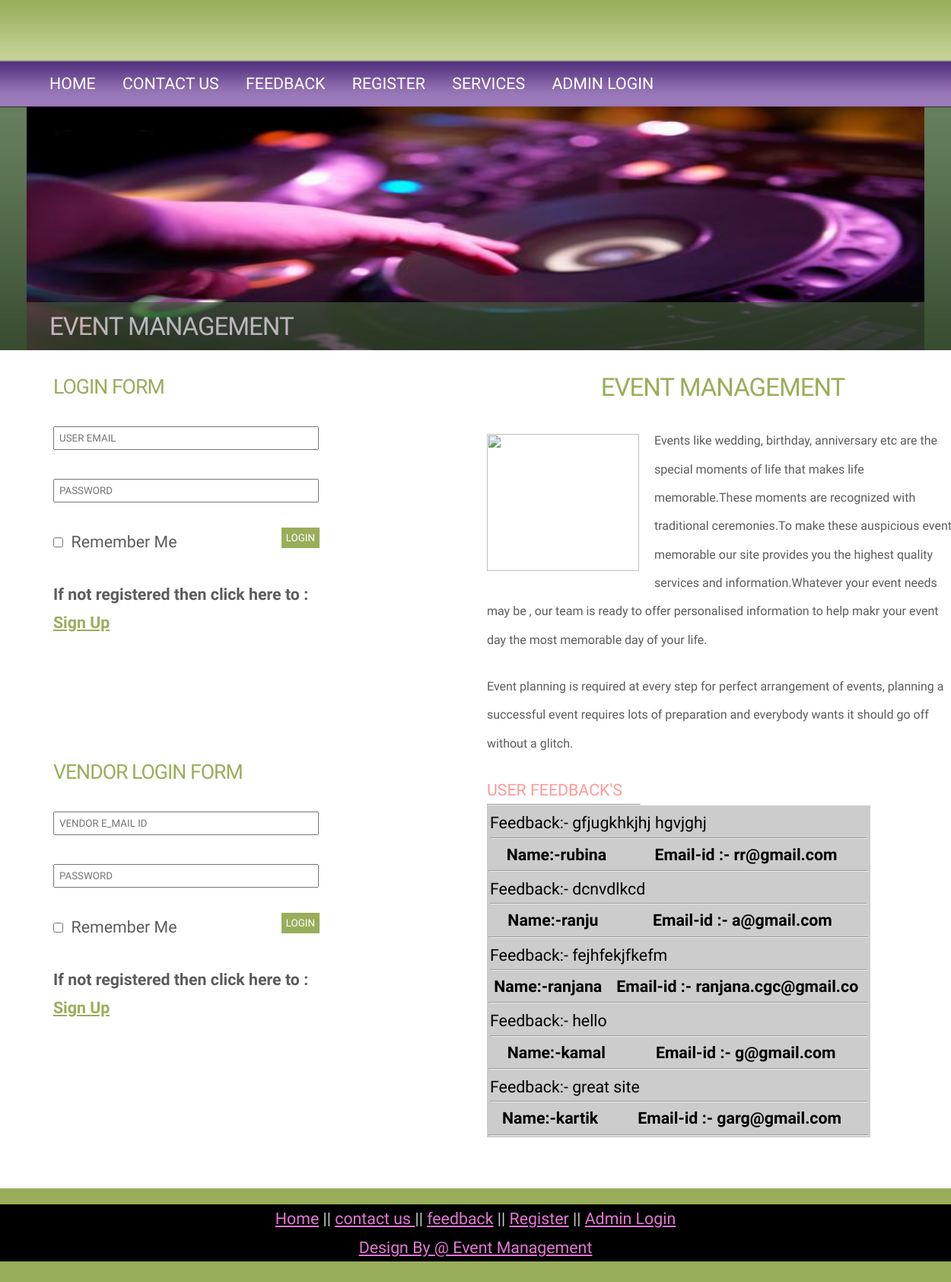
The app's page /home.php with its own data.
### tables this page shows
CREATE TABLE IF NOT EXISTS `feedback` (
  `name` varchar(20) NOT NULL,
  `email` varchar(20) NOT NULL,
  `type` varchar(20) NOT NULL,
  `comments` varchar(20) NOT NULL,
  `id` int(30) NOT NULL AUTO_INCREMENT,
  PRIMARY KEY (`id`)
);

### home.php (the view, shortened to what this page needs)
<!DOCTYPE html PUBLIC "-//W3C//DTD XHTML 1.0 Strict//EN" "http://www.w3.org/TR/xhtml1/DTD/xhtml1-strict.dtd">
<html xmlns="http://www.w3.org/1999/xhtml">
	<head>
		<link rel="stylesheet" type="text/css" href="css/sliderman.css" />
		<link rel="stylesheet" type="text/css" href="style.css" />
	</head>
	<body>
		<div id="outer">
			<div id="header">
				<div id="nav">
					<ul>
						<li class="first active">
							<a href="home.php">Home</a>
						</li>
						<li>
							<a href="mail.php">contact us	</a>
						</li>
						<li><a href="feedback.php">feedback</a>
						</li>
						<li class="last">
							<a href="home1.php">Register</a>
</li>
                        <li class="last">
                            <a href="adminservices2.php">Services</a>
						</li>
						<li class="last">
							<a href="admin.php">Admin Login</a>
						</li>
					</ul>
					<br class="clear" />
				</div>
			</div>
			<div id="banner" style="background:#333;">
						<div id="SliderName_2" class="SliderName_2" style="background:#033;">
				</div>
				<div id="SliderNameNavigation_2" style="position:absolute;" style="background:#999;"></div>
					</div>
					<div id="logo">
						<h2><a href="#">Event management </a></h2>
					</div>
			</div>
			<div id="main" style="padding-left:40px;">
				<div id="content">
					<div id="box1"><h2 align="center">Event Management</h2><img class="left" src="images/Reception-Lighting-Ideas.jpg" width="200" height="180" alt="" /><p style="font-size:16px;">Events like wedding,  birthday, anniversary etc are the special moments of life that makes life memorable.These  moments are recognized with traditional ceremonies.To make these auspicious events memorable our site provides you the highest quality services and  information.Whatever your event needs may be , our team is ready to offer personalised information to help makr your event day the most memorable day of your life.</p>
<p style="font-size:16px;">Event planning is required at every step for perfect arrangement of events, planning  a successful event requires lots of preparation and everybody wants it should go off without a glitch.</p>
					<FONT color="#FF9999">USER FEEDBACK'S</font> <HR style="width:200px;">
	<marquee direction="up" height="400" onmouseout="start()" onmouseover="stop()" scrollamount="3">
    <table border="0" width="500" style="color:#000" bgcolor="#CCCCCC">
			<tr>
			<?php
			$a=0;
		  $con=	mysqli_connect("localhost","root","","project1");
           $query= mysqli_query($con,"select * from feedback");
		   while($r=mysqli_fetch_array($query))
		   {
			   if($a=="1")
			   {
				   echo"</tr><tr>";
				   $a=0;
			   }
			   echo"<td><table border=0 width=500>
			   <tr>
			   <td colspan=2>Feedback:- ".$r['comments']."<hr/></td></tr>
			   <tr>
			   <th>Name:-".$r['name']."</th>
			   <th>Email-id :- ".$r['email']."</th>
			   </tr></table><hr/></td>";
			   $a++;
		   }
		   ?>
</tr></table></marquee>
				</div>
					<br class="clear" />
				</div>
				<div id="sidebar1">
					<h3>LOGIN FORM</h3>
					<div class="form">
						<form name="f1" method="post" action="code.php">
						<p>
							<input type="email" name="username" id="username" placeholder="USER EMAIL" style="color:#000;" class="inputBox"/>
						</p>
						<p>
							<input type="password" name="password" id="password" placeholder="PASSWORD" style="color:#000;" class="inputBox" />
						</p>
						<p> <input type="submit" name="login" value="Login" class="inputButton" />
						</p>
						</form><p>
							<span><input type="checkbox" name="remember" /> &nbsp;Remember Me</span> </p>
						<p ><b>If not registered then click here to : <br /> <a href="home1.php">Sign Up</a></b></p><br />
					</div>
				</div>
				<div id="sidebar1">
					<h3>VENDOR LOGIN FORM</h3>
					<div class="form">
						<form  name="login" action="vendorwelcome.php" method="post" id="login">
						<p>
							<input type="email" name="txtvid"  placeholder="VENDOR E_MAIL ID" class="inputBox" />
						</p>
						<p>
							<input type="password" name="txtvpass"  placeholder="PASSWORD" class="inputBox" />
						</p>
						<p>
							<span><input type="checkbox" name="remember" /> &nbsp;Remember Me</span> <input type="submit" name="login" value="Login" class="inputButton" />
						</p></form>
						<p ><b>If not registered then click here to : <br /> <a href="vendor reg.php">Sign Up</a></b></p><br />
					</div>
				</div>
				<br class="clear" />
			</div>
<div style="margin: 1em 0 3em 0;  text-align: center; background:#000;">
							<a href="home.php">Home</a> ||
							<a href="mail.php">contact us	</a> ||
	<a href="feedback.php">feedback</a> ||
							<a href="home1.php">Register</a> ||
							<a href="admin.php">Admin Login</a>
                            <br/>
                            <a href="home.php">Design By @ Event Management</a>
	</div>
    </body>
</html>

### css/sliderman.css (style rules this page uses)
.SliderName_2 { float: left; width: 1180px; height: 320px; overflow: hidden; }
#SliderNameNavigation_2 { margin: 0; padding: 10px 0 0 0; height: 40px; text-align: center; overflow-y: ; }

### style.css (style rules this page uses)
* { margin: 0; padding: 0; }
a { text-decoration: underline; color: #E477D4; }
body { font-size: 16pt; line-height: 1.75em; background: #98ae5b url(images/bg.jpg) repeat-x top left; color: #C7CFC8; }
body,input { font-family: Jura, sans-serif; }
form { margin: 0; padding: 0; }
h1,h2,h3,h4 { text-transform: uppercase; font-weight: normal; letter-spacing: -1px; }
h2 { font-size: 1.55em; }
h2,h3,h4 { margin-bottom: 1em; color: #FFF; }
h3 { font-size: 1.25em; }
img.left { float: left; margin: 10px 20px 20px 0; }
p { margin-bottom: 1.5em; }
ul { margin: 0 0 1.5em 0; list-style: none; padding: 0; }
ul li { margin: 0; padding: 6px 0; }
.form { margin: 0 0 30px 0; }
.inputBox, .inputTextArea { padding: 6px; width: 95%; }
.inputButton { padding: 6px; float: right; background: #98ae5b; border: none; color: #FFF; text-transform: uppercase; }
#banner { position: relative; padding: 0; height: 320px; width: 1180px; margin: 0 0 0 0; background: #FFF; }
#box1 { margin: 0 0 0 0; overflow: hidden; }
#content { width: 620px; float: right; padding: 30px; background: #FFF; color: #5C5C5C; }
#content h2, #content h3, #content h4 { color: #98ae5b; }
#header { position: relative; padding: 0px; height: 60px; width: 1120px; }
#logo { position: absolute; bottom: 0; left: 0px; height: 63px; width: 100%; line-height: 63px; background: url(images/logo.jpg) repeat-x bottom right; opacity: 0.7; }
#logo a { text-decoration: none; color: #fff; padding: 0 30px; }
#main { position: relative; padding: 0; width:100%; margin:0px auto; background: #FFF; }
#nav { top: 0; left: 0; height: 80px; line-height: 60px; padding: 0 30px 0 30px; width: 1120px; margin: 0; }
#nav a { text-decoration: none; text-transform: uppercase; letter-spacing: 2; color: #FFF; }
#nav ul { list-style: none; }
#nav ul li { display: inline; padding: 0 15px 0 15px; }
#nav ul li.first { padding-left: 0; }
#outer { position: relative; width: 1180px; margin: 80px auto 0 auto; }
#sidebar1 { width: 350px; float: left; padding: 30px; background: #FFF; color: #5C5C5C; }
#sidebar1 a { color: #98ae5b; }
#sidebar1 h2, #sidebar1 h3, #sidebar1 h4 { color: #98ae5b; }

### records on screen
feedback: comments "gfjugkhkjhj hgvjghj", name "rubina", email "rr@gmail.com"
feedback: comments "dcnvdlkcd", name "ranju", email "a@gmail.com"
feedback: comments "fejhfekjfkefm", name "ranjana", email "ranjana.cgc@gmail.co"
feedback: comments "hello", name "kamal", email "g@gmail.com"
feedback: comments "great site", name "kartik", email "garg@gmail.com"
